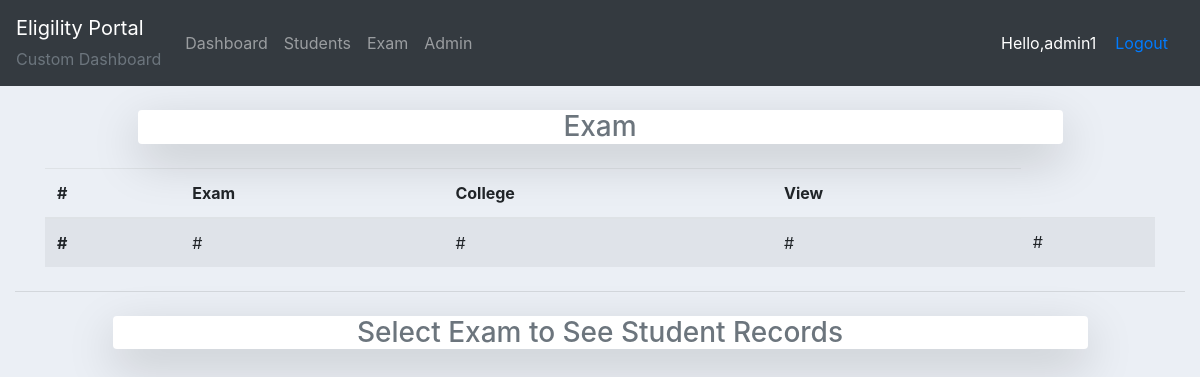
Page /adminapp/college-exam/5 (signed in) on the earlier database version.
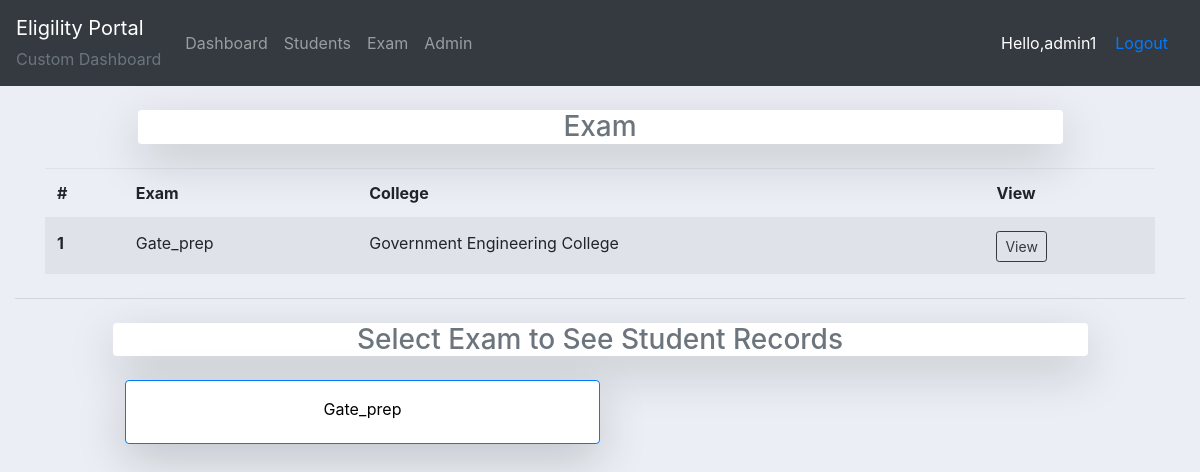
Same page on the later database version.
### exam/models.py (models this page shows)
class Exam(models.Model):
    exam_name = models.CharField(max_length=100)
    college = models.ForeignKey(College, on_delete=models.CASCADE, related_name='exam')
    def __str__(self):
        return self.exam_name

class College(models.Model):
    clg_name = models.CharField(max_length=300)
    def __str__(self):
        return self.clg_name

### exam/decorators.py (the view)
        def wrapper_func(request, *args,  **kwargs):
            group = None
            if request.user.groups.exists():
                group = request.user.groups.all()[0].name
            if group in allowed_roles:
                return view_func(request, *args, **kwargs)
            else:
                return HttpResponse('Not Allowed')

### adminapp/views.py (called while the page is built)
@login_required(login_url='adminapp:loginadmin/')
@allowed_users(allowed_roles=['admin'])
def fetchExams(request, id):
    exam_list = Exam.objects.filter(college=id).prefetch_related('college')
    context = {'exam_list':exam_list}
    return render(request, 'adminapp/college_exam.html', context)

### adminapp/templates/adminapp/college_exam.html (shortened to what this page needs)
{% extends 'adminapp/main.html' %}
{% block content %}
<div class="container">
    <div class="colleges col-md-10 my-4 offset-md-1 shadow-lg bg-white rounded align-middle"><h3 class="head text-center text-muted align-middle">Exam</h3></div>
    <table class="table table-striped">
        <thead>
          <tr>
            <th scope="col">#</th>
            <th scope="col">Exam</th>
            <th scope="col">College</th>
            <th>View</th>
          </tr>
        </thead>
        <tbody>
            {% if exam_list %}
            {% for exam in exam_list %}
                <tr>
                    <th scope="row">{{ forloop.counter }}</th>
                    <td>{{exam.exam_name}}</td>
                    <td>{{exam.college}}</td>
                    <td><a href="{% url 'adminapp:exam-info' exam.id%}" class="btn btn-sm btn-outline-dark">View</a></td>
                </tr>
            {% endfor %}
            {% else %}
            <tr>
                <th scope="row">#</th>
                <td>#</td>
                <td>#</td>
                <td>#</td>
                <td>#</td>
            </tr>
            {% endif %}
        </tbody>
      </table>
  </div>
<hr class="my-4">
  <div class="colleges col-md-10 offset-md-1 shadow-lg bg-white rounded align-middle"><h3 class="head text-center text-muted align-middle">Select Exam to See Student Records</h3></div>
<div class="container">
    <div class="row mt-3">
    {% for exam in exam_list %}
		<a href="{% url 'adminapp:studentrecords' exam_id=exam.id college_id=exam.college.id %}" class="btn btn-primary hover col-md-5 offset-md-1 mt-2 shadow-lg p-3 bg-white rounded">
      {{ exam }}
		</a>
    {% endfor %}
	</div>
	</div>
</div>
{% endblock  %}

Differences in the rows shown:
added Exam: exam_name "Gate_prep", college "Government Engineering College"
